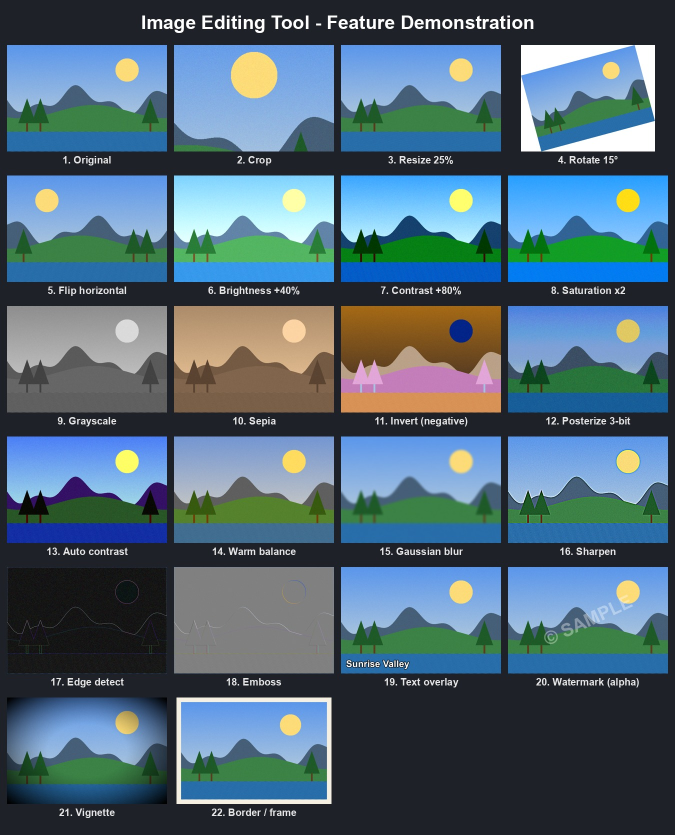
#> input picture LP4/Multimedia/2_ImageEditing/image_editing_features.jpg, 1350 x 1670 px (shown at 1/2 size)
$ python hierarchical_jpeg.py ../2_ImageEditing/image_editing_features.jpg 5
#> lines starting #> are read from the running program, lines starting #| are printed output that depends on the picture
# =========================================================
# ASSIGNMENT 4
# Three-level Hierarchical JPEG: Encoder and Decoder
# =========================================================
#
# Hierarchical (progressive-resolution) JPEG stores an image
# as a pyramid, so a viewer can show a small version first
# and refine it.
#
#   ENCODER
#   1. Build a 3-level pyramid by down-sampling 2x each time
#        L0 = full size, L1 = 1/2, L2 = 1/4
#   2. Code L2 (smallest) normally:  DCT -> quantize
#   3. Decode L2, up-sample it to the size of L1 = prediction
#      Code only the DIFFERENCE  L1 - prediction
#   4. Do the same for L0 using the decoded L1
#
#   DECODER
#   1. Decode L2
#   2. Up-sample + add decoded difference -> L1
#   3. Up-sample + add decoded difference -> L0 (final image)
#
#   Transform coding : 8x8 2-D DCT
#   Quantization     : standard JPEG luminance table, scaled
#                      by a quality factor (1-100)
#   Entropy coding   : zig-zag + zlib, only to measure size
#
# =========================================================
# HOW TO RUN
# =========================================================
#
#   pip install numpy pillow
#   python hierarchical_jpeg.py                (built-in test image)
#   python hierarchical_jpeg.py photo.jpg 75   (your image, quality)
#
# Output images are written to the "output" folder.
#
# =========================================================

import os
import sys
import zlib

import numpy as np
from PIL import Image

N = 8   # block size

# Standard JPEG luminance quantization table (ITU-T T.81, Annex K)
Q50 = np.array([
    [16, 11, 10, 16, 24, 40, 51, 61],
    [12, 12, 14, 19, 26, 58, 60, 55],
    [14, 13, 16, 24, 40, 57, 69, 56],
    [14, 17, 22, 29, 51, 87, 80, 62],
    [18, 22, 37, 56, 68, 109, 103, 77],
    [24, 35, 55, 64, 81, 104, 113, 92],
    [49, 64, 78, 87, 103, 121, 120, 101],
    [72, 92, 95, 98, 112, 100, 103, 99],
], dtype=np.float64)

# 8x8 DCT-II matrix: C[u, x] = a(u) * cos((2x+1) u pi / 16)
C = np.array([[np.sqrt((1 if u == 0 else 2) / N) * np.cos((2 * x + 1) * u * np.pi / (2 * N))
               for x in range(N)] for u in range(N)])

# Zig-zag order: low frequencies first, so zeros group together at the end
ZIGZAG = sorted(((u, v) for u in range(N) for v in range(N)),
                key=lambda p: (p[0] + p[1], p[1] if (p[0] + p[1]) % 2 == 0 else p[0]))


def quant_table(quality):
    """Scale the base table like libjpeg: lower quality = bigger steps."""
    quality = min(max(quality, 1), 100)
    scale = 5000 / quality if quality < 50 else 200 - 2 * quality
    return np.clip(np.floor((Q50 * scale + 50) / 100), 1, 255)


# =========================================================
# TRANSFORM CODING + QUANTIZATION
# =========================================================

def to_blocks(img):
    h, w = img.shape
    return img.reshape(h // N, N, w // N, N).swapaxes(1, 2)        # (rows, cols, 8, 8)


def from_blocks(blocks):
    r, c = blocks.shape[:2]
    return blocks.swapaxes(1, 2).reshape(r * N, c * N)


def encode_plane(plane, q):
    """DCT each 8x8 block and quantize -> integer coefficients."""
    coeffs = C @ to_blocks(plane) @ C.T            # 2-D DCT of every block at once
    return np.round(coeffs / q).astype(np.int32)


def decode_plane(quantized, q):
    """De-quantize and inverse DCT."""
    return from_blocks(C.T @ (quantized * q) @ C)


def entropy_size(quantized):
    """Bytes after zig-zag + zlib (stands in for JPEG's Huffman coding)."""
    zz = np.stack([quantized[..., u, v] for u, v in ZIGZAG], axis=-1)
    return len(zlib.compress(zz.astype(np.int16).tobytes(), 9))


# =========================================================
# PYRAMID HELPERS
# =========================================================

def downsample(img):
    """2x2 average -> half size."""
    h, w = img.shape
    return img.reshape(h // 2, 2, w // 2, 2).mean(axis=(1, 3))


def upsample(img):
    """Bilinear up-sampling to double size (used as the prediction)."""
    h, w = img.shape
    return np.asarray(Image.fromarray(img.astype(np.float32), "F").resize((w * 2, h * 2), Image.BILINEAR),
                      dtype=np.float64)


# =========================================================
# ENCODER
# =========================================================

def encode(image, quality=75, diff_quality=None):
    """Return the bit-stream (dict) holding the 3 coded levels."""
#> called with quality = 5
    q = quant_table(quality)
    qd = quant_table(diff_quality or quality)

    L0 = image.astype(np.float64)
    L1 = downsample(L0)
    L2 = downsample(L1)

    stream = {"shape": L0.shape, "quality": quality, "diff_quality": diff_quality or quality}

    # Level 2: normal (non-differential) JPEG of the smallest image, level shift by 128
    stream["L2"] = encode_plane(L2 - 128, q)
    rec2 = decode_plane(stream["L2"], q) + 128
#> in from_blocks, `return blocks.swapaxes(1, 2).reshape(r * N, c * N)`:
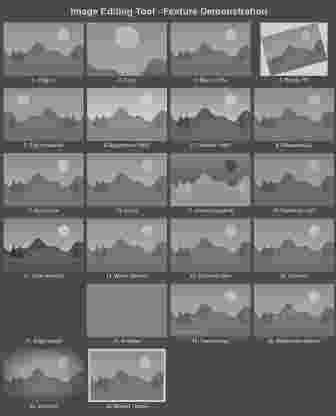
#> returned value: shape (416, 336) float64; min -219.7, max 200.3, mean -30.4; drawn with min black and max white

    # Level 1: code only the difference from the up-sampled level 2
    stream["D1"] = encode_plane(L1 - upsample(rec2), qd)
    rec1 = upsample(rec2) + decode_plane(stream["D1"], qd)
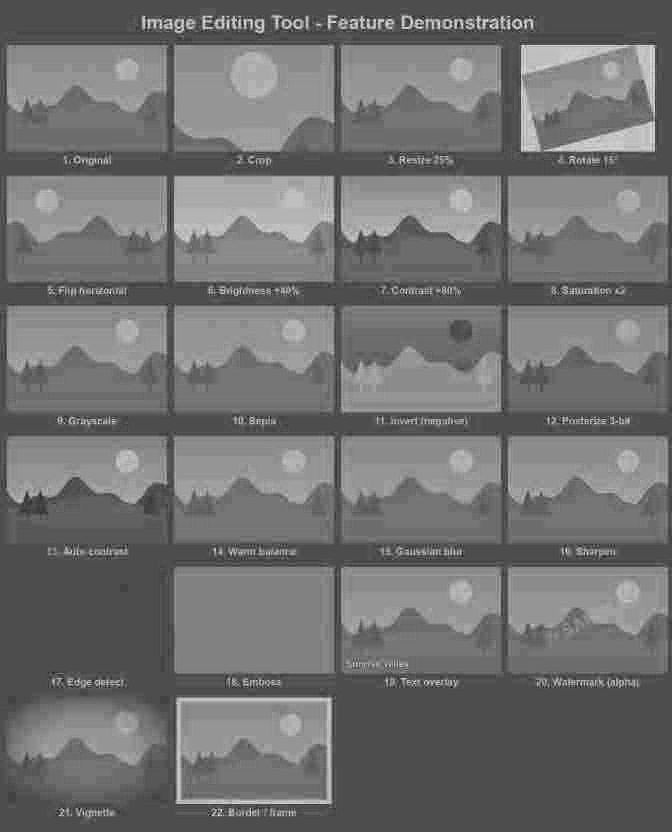
#> rec1: shape (832, 672) float64; min -120.6, max 370.6, mean 98.1; drawn with min black and max white

    # Level 0: difference from the up-sampled level 1
    stream["D0"] = encode_plane(L0 - upsample(rec1), qd)
#> in encode_plane (call 3), `coeffs = C @ to_blocks(plane) @ C.T`:
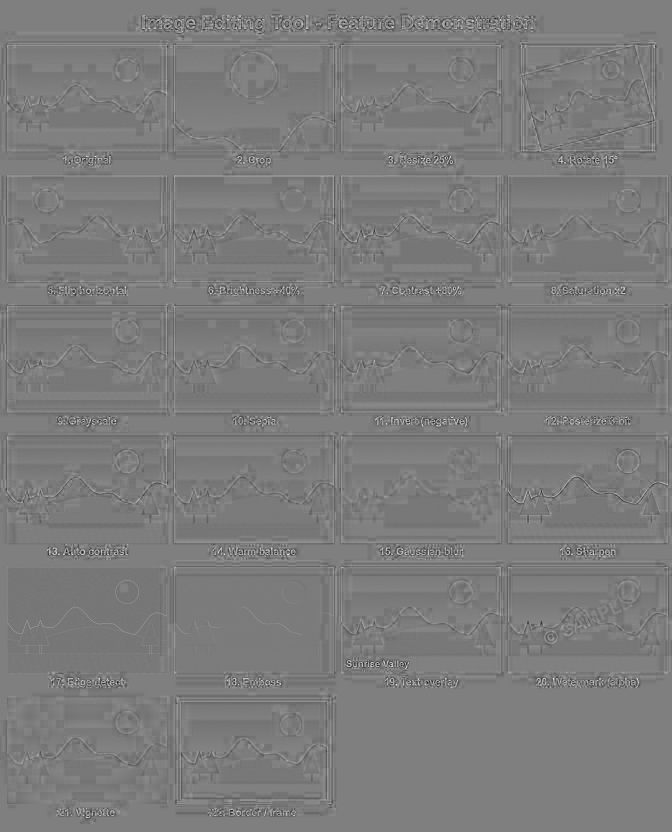
#> plane: shape (1664, 1344) float64 (shown at 1/2 size); min -191.2, max 202.1, mean 0.5; drawn with min black and max white
    return stream, (L2, L1, L0)


# =========================================================
# DECODER (uses only the bit-stream)
# =========================================================

def decode(stream):
    q = quant_table(stream["quality"])
    qd = quant_table(stream["diff_quality"])

    rec2 = decode_plane(stream["L2"], q) + 128
    rec1 = upsample(rec2) + decode_plane(stream["D1"], qd)
    rec0 = upsample(rec1) + decode_plane(stream["D0"], qd)
    return [np.clip(np.round(r), 0, 255).astype(np.uint8) for r in (rec2, rec1, rec0)]


# =========================================================
# QUALITY MEASURE
# =========================================================

def psnr(a, b):
    mse = np.mean((a.astype(np.float64) - b.astype(np.float64)) ** 2)
    return float("inf") if mse == 0 else 10 * np.log10(255 ** 2 / mse)


def test_image(size=256):
    """Built-in test picture: gradients, circles, stripes and text-like detail."""
    y, x = np.mgrid[0:size, 0:size]
    img = 60 + 120 * x / size
    img += 50 * ((x - 90) ** 2 + (y - 90) ** 2 < 50 ** 2)
    img -= 40 * ((x - 180) ** 2 + (y - 170) ** 2 < 40 ** 2)
    img += 30 * (np.sin(x / 3) > 0) * (y > 200)
    img += 25 * ((x // 16 + y // 16) % 2) * (x < 64) * (y > 150)
    return np.clip(img, 0, 255).astype(np.uint8)


def load_image(path):
    img = np.asarray(Image.open(path).convert("L"))
    h, w = img.shape
    m = 4 * N                                          # each level must still be whole 8x8 blocks
    return img[: h - h % m, : w - w % m]


# =========================================================
# MAIN
# =========================================================

if __name__ == "__main__":
    here = os.path.dirname(os.path.abspath(__file__))
    out = os.path.join(here, "output")
    os.makedirs(out, exist_ok=True)

    image = load_image(sys.argv[1]) if len(sys.argv) > 1 else test_image()
    quality = int(sys.argv[2]) if len(sys.argv) > 2 else 75

    stream, originals = encode(image, quality)
#> stream = 6 items

    # Save the bit-stream, then decode it from the file (true encoder/decoder separation)
    stream_file = os.path.join(out, "image_hjpeg.npz")
    with open(stream_file, "wb") as f:
        np.savez_compressed(f, **stream)
    with open(stream_file, "rb") as f:
        levels = decode(dict(np.load(f, allow_pickle=False)))

    print("=" * 66)
    print(f" Three-level Hierarchical JPEG   (quality {quality})")
    print("=" * 66)
    print(f"{'Level':8}{'Size':12}{'Coded as':22}{'Bytes':>8}{'PSNR (dB)':>12}")
    print("-" * 66)

    names = ["L2 1/4", "L1 1/2", "L0 full"]
    keys = ["L2", "D1", "D0"]
    kinds = ["DCT of image", "DCT of difference", "DCT of difference"]
    total = 0
    for name, key, kind, orig, rec in zip(names, keys, kinds, originals, levels):
        size = entropy_size(stream[key])
        total += size
        h, w = rec.shape
        p = psnr(np.clip(np.round(orig), 0, 255), rec)
        print(f"{name:8}{f'{w}x{h}':12}{kind:22}{size:8}{p:12.2f}")
        Image.fromarray(rec).save(os.path.join(out, f"decoded_{name.split()[0]}.png"))
#> this loop made 3 passes
#> (name, key, kind, size, total, h, w, mse in psnr) on passes 1 to 3: ('L2 1/4', 'L2', 'DCT of image', 5217, 5217, 416, 336, 232.3), ('L1 1/2', 'D1', 'DCT of difference', 11835, 17052, 832, 672, 189.4), ('L0 full', 'D0', 'DCT of difference', 34094, 51146, 1664, 1344, 125.9)
#| L2 1/4  336x416     DCT of image              5217       24.47
#| L1 1/2  672x832     DCT of difference        11835       25.36
#| L0 full 1344x1664   DCT of difference        34094       27.13
#> pass 1, `Image.fromarray(rec).save(os.path.join(out, f"decoded_{name.split()[0]..`:
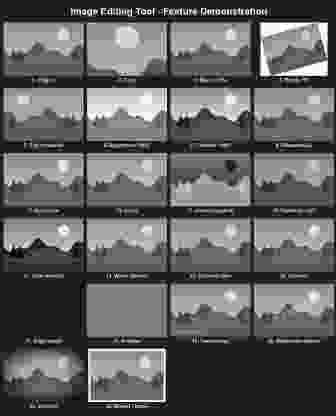
#> saved as decoded_L2.png: PIL image 336x416 L; min 0, max 255, mean 97.6
#> after the loop, total = 51146

    raw = image.size
#> raw = 2236416
    print("-" * 66)
    print(f"Original: {raw} bytes   Hierarchical stream: {total} bytes   "
          f"Compression ratio: {raw / total:.1f}:1")
#| Original: 2236416 bytes   Hierarchical stream: 51146 bytes   Compression ratio: 43.7:1

    Image.fromarray(image).save(os.path.join(out, "original.png"))
    diff = np.abs(image.astype(int) - levels[2].astype(int))
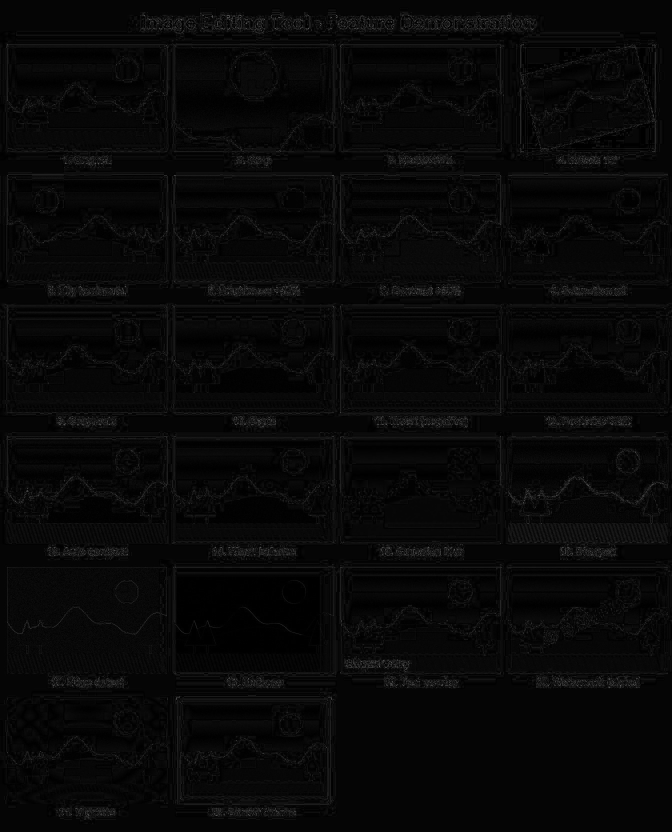
#> diff: shape (1664, 1344) int64 (shown at 1/2 size); min 0, max 191, mean 7.7
    Image.fromarray(np.clip(diff * 8, 0, 255).astype(np.uint8)).save(os.path.join(out, "error_x8.png"))
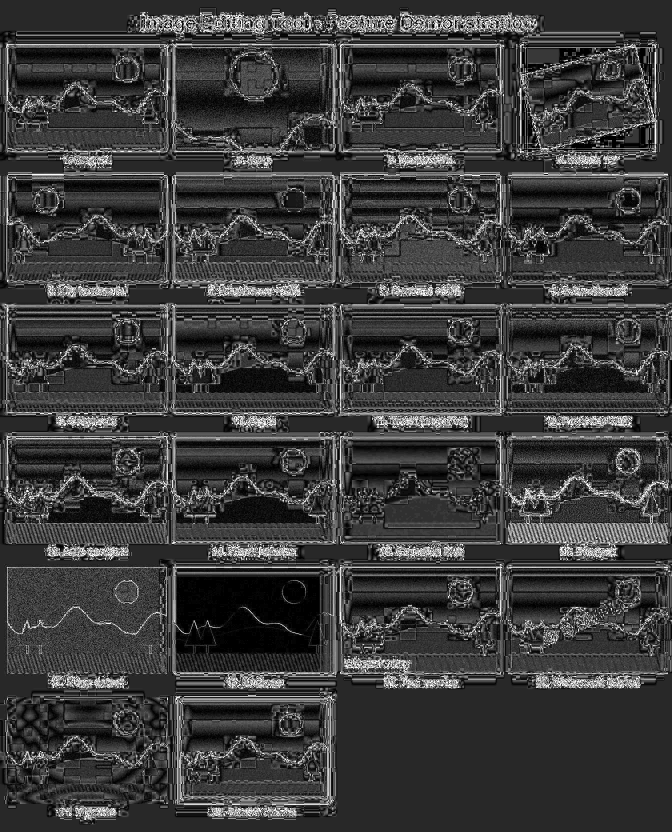
#> saved as error_x8.png: PIL image 1344x1664 L (shown at 1/2 size); min 0, max 255, mean 59.4
    print(f"Images saved in: {out}")
#| Images saved in: LP4/Multimedia/4_HierarchicalJPEG/output

    # Quality vs size table
    print("\nEffect of quantization (quality factor):")
    print(f"{'Quality':>8}{'Bytes':>9}{'Ratio':>8}{'PSNR':>9}")
    for qf in (10, 30, 50, 75, 90):
        s, _ = encode(image, qf)
        size = sum(entropy_size(s[k]) for k in keys)
        print(f"{qf:8}{size:9}{raw / size:8.1f}{psnr(image, decode(s)[2]):9.2f}")
#> this loop made 5 passes
#> (size, mse in psnr) on passes 1 to 5: (82200, 67.64), (155476, 25.8), (212428, 16.24), (317379, 6.93), (556781, 1.05)
#|       10    82200    27.2    29.83
#|       30   155476    14.4    34.01
#|       50   212428    10.5    36.03
#|       75   317379     7.0    39.72
#|       90   556781     4.0    47.91
#> pass 1, in encode (call 2), `rec2 = decode_plane(stream["L2"], q) + 128`:
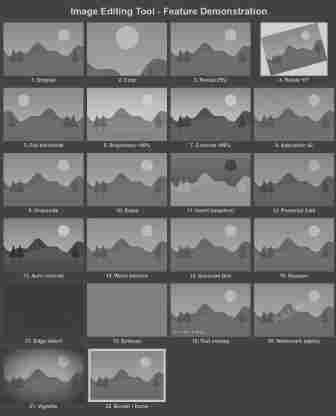
#> rec2: shape (416, 336) float64; min -74.79, max 328.6, mean 98; drawn with min black and max white

    # ---------- self-check ----------
    # 1. DCT is exactly invertible without quantization
    block = np.random.default_rng(0).uniform(-128, 127, (N, N))
    assert np.allclose(C.T @ (C @ block @ C.T) @ C, block)
    # 2. Full-size result is good quality and better quality means bigger file
#> (the run stopped early here; a loop or call above may not have finished)
